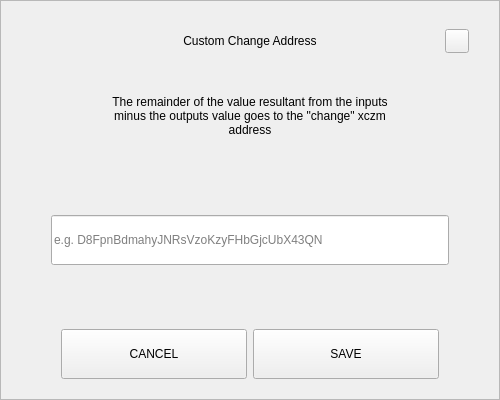
<?xml version="1.0" encoding="UTF-8"?>
<ui version="4.0">
 <class>SendChangeAddressDialog</class>
 <widget class="QDialog" name="SendChangeAddressDialog">
  <property name="geometry">
   <rect>
    <x>0</x>
    <y>0</y>
    <width>500</width>
    <height>400</height>
   </rect>
  </property>
  <property name="windowTitle">
   <string>Dialog</string>
  </property>
  <layout class="QVBoxLayout" name="verticalLayout">
   <property name="spacing">
    <number>0</number>
   </property>
   <property name="leftMargin">
    <number>0</number>
   </property>
   <property name="topMargin">
    <number>0</number>
   </property>
   <property name="rightMargin">
    <number>0</number>
   </property>
   <property name="bottomMargin">
    <number>0</number>
   </property>
   <item>
    <widget class="QFrame" name="frame">
     <property name="styleSheet">
      <string notr="true"/>
     </property>
     <property name="frameShape">
      <enum>QFrame::StyledPanel</enum>
     </property>
     <property name="frameShadow">
      <enum>QFrame::Raised</enum>
     </property>
     <layout class="QVBoxLayout" name="verticalLayout_2" stretch="0,0,0,0,0,0,0">
      <property name="spacing">
       <number>0</number>
      </property>
      <property name="leftMargin">
       <number>30</number>
      </property>
      <property name="topMargin">
       <number>20</number>
      </property>
      <property name="rightMargin">
       <number>30</number>
      </property>
      <property name="bottomMargin">
       <number>20</number>
      </property>
      <item>
       <layout class="QHBoxLayout" name="horizontalLayout_3">
        <property name="spacing">
         <number>0</number>
        </property>
        <item>
         <spacer name="horizontalSpacer_2">
          <property name="orientation">
           <enum>Qt::Horizontal</enum>
          </property>
          <property name="sizeHint" stdset="0">
           <size>
            <width>40</width>
            <height>20</height>
           </size>
          </property>
         </spacer>
        </item>
        <item>
         <widget class="QLabel" name="labelTitle">
          <property name="minimumSize">
           <size>
            <width>0</width>
            <height>40</height>
           </size>
          </property>
          <property name="maximumSize">
           <size>
            <width>16777215</width>
            <height>40</height>
           </size>
          </property>
          <property name="styleSheet">
           <string notr="true">padding-left:24px;</string>
          </property>
          <property name="text">
           <string>Custom Change Address</string>
          </property>
          <property name="alignment">
           <set>Qt::AlignCenter</set>
          </property>
          <property name="margin">
           <number>7</number>
          </property>
         </widget>
        </item>
        <item>
         <spacer name="horizontalSpacer">
          <property name="orientation">
           <enum>Qt::Horizontal</enum>
          </property>
          <property name="sizeHint" stdset="0">
           <size>
            <width>40</width>
            <height>20</height>
           </size>
          </property>
         </spacer>
        </item>
        <item>
         <widget class="QPushButton" name="btnEsc">
          <property name="minimumSize">
           <size>
            <width>24</width>
            <height>24</height>
           </size>
          </property>
          <property name="maximumSize">
           <size>
            <width>24</width>
            <height>24</height>
           </size>
          </property>
          <property name="focusPolicy">
           <enum>Qt::NoFocus</enum>
          </property>
          <property name="text">
           <string/>
          </property>
         </widget>
        </item>
       </layout>
      </item>
      <item>
       <spacer name="verticalSpacer_2">
        <property name="orientation">
         <enum>Qt::Vertical</enum>
        </property>
        <property name="sizeType">
         <enum>QSizePolicy::Fixed</enum>
        </property>
        <property name="sizeHint" stdset="0">
         <size>
          <width>20</width>
          <height>20</height>
         </size>
        </property>
       </spacer>
      </item>
      <item alignment="Qt::AlignHCenter">
       <widget class="QLabel" name="labelMessage">
        <property name="minimumSize">
         <size>
          <width>0</width>
          <height>70</height>
         </size>
        </property>
        <property name="text">
         <string>The remainder of the value resultant from the inputs minus the outputs value goes to the &quot;change&quot; xczm address</string>
        </property>
        <property name="alignment">
         <set>Qt::AlignCenter</set>
        </property>
        <property name="wordWrap">
         <bool>true</bool>
        </property>
       </widget>
      </item>
      <item>
       <spacer name="verticalSpacer_3">
        <property name="orientation">
         <enum>Qt::Vertical</enum>
        </property>
        <property name="sizeHint" stdset="0">
         <size>
          <width>20</width>
          <height>40</height>
         </size>
        </property>
       </spacer>
      </item>
      <item>
       <layout class="QHBoxLayout" name="horizontalLayout_2">
        <property name="spacing">
         <number>0</number>
        </property>
        <property name="leftMargin">
         <number>20</number>
        </property>
        <property name="rightMargin">
         <number>20</number>
        </property>
        <item>
         <widget class="QLineEdit" name="lineEditAddress">
          <property name="minimumSize">
           <size>
            <width>0</width>
            <height>50</height>
           </size>
          </property>
          <property name="placeholderText">
           <string notr="true">e.g. D8FpnBdmahyJNRsVzoKzyFHbGjcUbX43QN</string>
          </property>
         </widget>
        </item>
       </layout>
      </item>
      <item>
       <spacer name="verticalSpacer">
        <property name="orientation">
         <enum>Qt::Vertical</enum>
        </property>
        <property name="sizeHint" stdset="0">
         <size>
          <width>20</width>
          <height>40</height>
         </size>
        </property>
       </spacer>
      </item>
      <item>
       <layout class="QHBoxLayout" name="horizontalLayout" stretch="2,2">
        <property name="spacing">
         <number>6</number>
        </property>
        <property name="leftMargin">
         <number>30</number>
        </property>
        <property name="rightMargin">
         <number>30</number>
        </property>
        <item>
         <widget class="QPushButton" name="btnCancel">
          <property name="minimumSize">
           <size>
            <width>180</width>
            <height>50</height>
           </size>
          </property>
          <property name="focusPolicy">
           <enum>Qt::NoFocus</enum>
          </property>
          <property name="text">
           <string>CANCEL</string>
          </property>
         </widget>
        </item>
        <item>
         <widget class="QPushButton" name="btnSave">
          <property name="minimumSize">
           <size>
            <width>180</width>
            <height>50</height>
           </size>
          </property>
          <property name="focusPolicy">
           <enum>Qt::NoFocus</enum>
          </property>
          <property name="text">
           <string>SAVE</string>
          </property>
         </widget>
        </item>
       </layout>
      </item>
     </layout>
    </widget>
   </item>
  </layout>
 </widget>
 <resources/>
 <connections/>
</ui>
